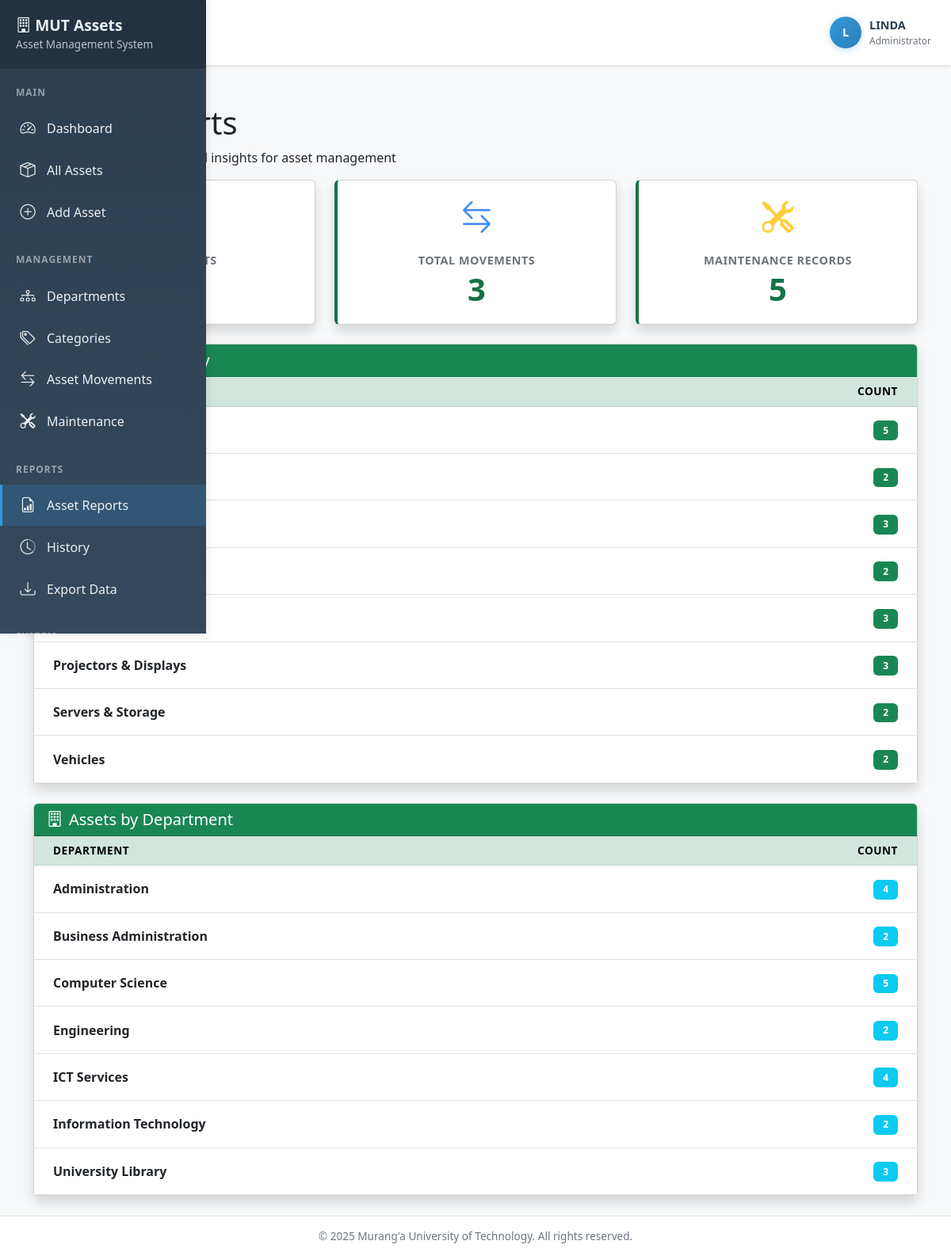
The app's page /reports/ (signed in) with its own data.
### assets/models.py (models this page shows, shortened)
class AssetCategory(models.Model):
    name = models.CharField(max_length=100)
    description = models.TextField(blank=True)
    class Meta:
        verbose_name_plural = "Asset Categories"

class Department(models.Model):
    name = models.CharField(max_length=100)
    location = models.CharField(max_length=100, blank=True)
    head_of_department = models.CharField(max_length=100, blank=True, null=True)
    class Meta:
        ordering = ['name']

### assets/views.py (the view)
# urls.py: path('reports/', views.reports, name='reports'),
@login_required
def reports(request):
    total_assets = Asset.objects.count()
    maintenance_count = MaintenanceRecord.objects.count()
    movement_count = AssetMovement.objects.count()
    assets_by_category = (
        Asset.objects.values('category__name')
        .annotate(count=Count('id'))
        .order_by('category__name')
    )
    assets_by_department = (
        Asset.objects.values('department__name')
        .annotate(count=Count('id'))
        .order_by('department__name')
    )
    context = {
        'total_assets': total_assets,
        'maintenance_count': maintenance_count,
        'movement_count': movement_count,
        'assets_by_category': assets_by_category,
        'assets_by_department': assets_by_department,
    }
    return render(request, 'assets/reports.html', context)

### templates/assets/reports.html (shortened to what this page needs)
{% extends 'base.html' %}
{% load static %}
{% block content %}
<div class="container mt-4">
  <div class="page-header">
    <h1 class="page-title">Asset Reports</h1>
    <p class="page-subtitle">Comprehensive analytics and insights for asset management</p>
  </div>
  <div class="row mb-4">
    <div class="col-md-4">
      <div class="card text-center shadow stat-card">
        <div class="card-body">
          <div class="card-icon text-success">
            <i class="bi bi-pc-display"></i>
          </div>
          <h5 class="stat-label">Total Assets</h5>
          <div class="stat-number">{{ total_assets }}</div>
        </div>
      </div>
    </div>
    <div class="col-md-4">
      <div class="card text-center shadow stat-card">
        <div class="card-body">
          <div class="card-icon text-primary">
            <i class="bi bi-arrow-left-right"></i>
          </div>
          <h5 class="stat-label">Total Movements</h5>
          <div class="stat-number">{{ movement_count }}</div>
        </div>
      </div>
    </div>
    <div class="col-md-4">
      <div class="card text-center shadow stat-card">
        <div class="card-body">
          <div class="card-icon text-warning">
            <i class="bi bi-tools"></i>
          </div>
          <h5 class="stat-label">Maintenance Records</h5>
          <div class="stat-number">{{ maintenance_count }}</div>
        </div>
      </div>
    </div>
  </div>
  <div class="card shadow mb-4">
    <div class="card-header bg-success text-white">
      <h5 class="card-title mb-0">
        <i class="bi bi-grid me-2"></i>Assets by Category
      </h5>
    </div>
    <div class="card-body p-0">
      <div class="table-responsive">
        <table class="table table-hover mb-0">
          <thead class="table-success">
            <tr>
              <th class="ps-4">Category</th>
              <th class="text-end pe-4">Count</th>
            </tr>
          </thead>
          <tbody>
            {% for cat in assets_by_category %}
            <tr>
              <td class="ps-4 fw-semibold">{{ cat.category__name|default:"Uncategorized" }}</td>
              <td class="text-end pe-4">
                <span class="badge bg-success">{{ cat.count }}</span>
              </td>
            </tr>
            {% endfor %}
          </tbody>
        </table>
      </div>
    </div>
  </div>
  <div class="card shadow">
    <div class="card-header bg-success text-white">
      <h5 class="card-title mb-0">
        <i class="bi bi-building me-2"></i>Assets by Department
      </h5>
    </div>
    <div class="card-body p-0">
      <div class="table-responsive">
        <table class="table table-hover mb-0">
          <thead class="table-success">
            <tr>
              <th class="ps-4">Department</th>
              <th class="text-end pe-4">Count</th>
            </tr>
          </thead>
          <tbody>
            {% for dept in assets_by_department %}
            <tr>
              <td class="ps-4 fw-semibold">{{ dept.department__name|default:"Unassigned" }}</td>
              <td class="text-end pe-4">
                <span class="badge bg-info">{{ dept.count }}</span>
              </td>
            </tr>
            {% endfor %}
          </tbody>
        </table>
      </div>
    </div>
  </div>
</div>
{% endblock %}

### templates/base.html (shortened to what this page needs)
{% load static %}
<!DOCTYPE html>
<html lang="en">
<head>
    <link href="https://cdn.jsdelivr.net/npm/bootstrap@5.3.0/dist/css/bootstrap.min.css" rel="stylesheet">
    <link rel="stylesheet" href="https://cdn.jsdelivr.net/npm/bootstrap-icons@1.11.0/font/bootstrap-icons.css">
</head>
<body>
    <div class="sidebar" id="sidebar">
        <div class="sidebar-header">
            <h3><i class="bi bi-building"></i> MUT Assets</h3>
            <small>Asset Management System</small>
        </div>
        <div class="sidebar-menu">
            <div class="menu-section">
                <div class="menu-section-title">Main</div>
                <a href="{% url 'dashboard' %}" class="{% if request.resolver_match.url_name == 'dashboard' %}active{% endif %}">
                    <i class="bi bi-speedometer2"></i>
                    <span>Dashboard</span>
                </a>
                <a href="#" class="{% if request.resolver_match.url_name == 'asset_list' %}active{% endif %}">
                    <i class="bi bi-box-seam"></i>
                    <span>All Assets</span>
                </a>
                <a href="#" class="{% if request.resolver_match.url_name == 'asset_create' %}active{% endif %}">
                    <i class="bi bi-plus-circle"></i>
                    <span>Add Asset</span>
                </a>
            </div>
            <div class="menu-section">
                <div class="menu-section-title">Management</div>
                <a href="#" class="{% if request.resolver_match.url_name == 'department_list' %}active{% endif %}">
                    <i class="bi bi-diagram-3"></i>
                    <span>Departments</span>
                </a>
                <a href="#" class="{% if request.resolver_match.url_name == 'category_list' %}active{% endif %}">
                    <i class="bi bi-tags"></i>
                    <span>Categories</span>
                </a>
                <a href="#" class="{% if request.resolver_match.url_name == 'movement_list' %}active{% endif %}">
                    <i class="bi bi-arrow-left-right"></i>
                    <span>Asset Movements</span>
                </a>
                <a href="#" class="{% if request.resolver_match.url_name == 'maintenance_list' %}active{% endif %}">
                    <i class="bi bi-tools"></i>
                    <span>Maintenance</span>
                </a>
            </div>
            <div class="menu-section">
                <div class="menu-section-title">Reports</div>
                <a href="#" class="{% if request.resolver_match.url_name == 'reports' %}active{% endif %}">
                    <i class="bi bi-file-earmark-bar-graph"></i>
                    <span>Asset Reports</span>
                </a>
                <a href="#" class="{% if request.resolver_match.url_name == 'history' %}active{% endif %}">
                    <i class="bi bi-clock-history"></i>
                    <span>History</span>
                </a>
                <a href="#" class="{% if request.resolver_match.url_name == 'export' %}active{% endif %}">
                    <i class="bi bi-download"></i>
                    <span>Export Data</span>
                </a>
            </div>
            <div class="menu-section">
                <div class="menu-section-title">System</div>
            </div>
        </div>
    </div>
    <div class="main-content" id="mainContent">
        <div class="top-navbar">
            <div class="navbar-left">
                <button class="menu-toggle" id="menuToggle" aria-label="Toggle Navigation Menu">
                    <i class="bi bi-list"></i>
                </button>
                <span class="navbar-title">{% block page_title %}Dashboard{% endblock %}</span>
            </div>
            <div class="navbar-right">
                <div class="user-info">
                    <div class="user-avatar" title="{{ user.get_full_name|default:user.username }}">
                        {% if user.first_name and user.last_name %}
                            {{ user.first_name|first|upper }}{{ user.last_name|first|upper }}
                        {% else %}
                            {{ user.username|first|upper }}
                        {% endif %}
                    </div>
                    <div class="user-details">
                        <span class="user-name">{{ user.get_full_name|default:user.username }}</span>
                        <span class="user-role">
                            {% if user.is_superuser %}
                                Administrator
                            {% else %}
                                Staff Member
                            {% endif %}
                        </span>
                    </div>
                </div>
            </div>
        </div>
        <div class="content-area">
            {% block content %}{% endblock %}
        </div>
        <div class="footer">
            &copy; 2025 Murang'a University of Technology. All rights reserved.
        </div>
    </div>
</body>
</html>

### templates/base.html (style rules this page uses)
:root { --sidebar-width: 260px; --primary-color: #2c3e50; --secondary-color: #34495e; --accent-color: #3498db; --hover-color: #2980b9; --text-light: #ecf0f1; --border-color: #e0e0e0; --success-color: #27ae60; --warning-color: #f39c12; --danger-color: #e74c3c; }
* { margin: 0; padding: 0; box-sizing: border-box; }
body { font-family: 'Segoe UI', Tahoma, Geneva, Verdana, sans-serif; background-color: #f8f9fa; overflow-x: hidden; }
.sidebar { position: fixed; top: 0; left: -var(--sidebar-width); width: var(--sidebar-width); height: 100vh; background: linear-gradient(180deg, var(--primary-color) 0%, var(--secondary-color) 100%); transition: left 0.3s ease-in-out; z-index: 1000; box-shadow: 2px 0 10px rgba(0,0,0,0.1); overflow-y: auto; }
.sidebar-header { padding: 20px; background: rgba(0,0,0,0.2); border-bottom: 1px solid rgba(255,255,255,0.1); }
.sidebar-header h3 { color: var(--text-light); font-size: 1.2rem; margin: 0; font-weight: 600; }
.sidebar-header small { color: rgba(255,255,255,0.7); font-size: 0.85rem; }
.sidebar-menu { padding: 20px 0; }
.menu-section { margin-bottom: 25px; }
.menu-section-title { color: rgba(255,255,255,0.5); font-size: 0.75rem; text-transform: uppercase; letter-spacing: 1px; padding: 0 20px; margin-bottom: 10px; font-weight: 600; }
.sidebar-menu a { display: flex; align-items: center; padding: 12px 20px; color: var(--text-light); text-decoration: none; transition: all 0.3s ease; border-left: 3px solid transparent; }
.sidebar-menu a.active { background: rgba(52, 152, 219, 0.2); border-left-color: var(--accent-color); }
.sidebar-menu a i { font-size: 1.2rem; margin-right: 12px; width: 24px; text-align: center; }
.main-content { margin-left: 0; transition: margin-left 0.3s ease-in-out; min-height: 100vh; display: flex; flex-direction: column; }
.top-navbar { background: white; box-shadow: 0 2px 4px rgba(0,0,0,0.1); padding: 15px 25px; display: flex; justify-content: space-between; align-items: center; position: sticky; top: 0; z-index: 999; }
.navbar-left { display: flex; align-items: center; gap: 15px; }
.menu-toggle { background: none; border: none; font-size: 1.5rem; color: var(--primary-color); cursor: pointer; padding: 8px 12px; border-radius: 8px; transition: all 0.3s; display: flex; align-items: center; justify-content: center; }
.navbar-title { font-size: 1.3rem; font-weight: 600; color: var(--primary-color); }
.navbar-right { display: flex; align-items: center; gap: 20px; }
.user-info { display: flex; align-items: center; gap: 10px; }
.user-avatar { width: 40px; height: 40px; border-radius: 50%; background: linear-gradient(135deg, var(--accent-color), var(--hover-color)); display: flex; align-items: center; justify-content: center; color: white; font-weight: 600; font-size: 0.9rem; box-shadow: 0 2px 8px rgba(52, 152, 219, 0.3); }
.user-details { display: flex; flex-direction: column; }
.user-name { font-weight: 600; color: var(--primary-color); font-size: 0.9rem; }
.user-role { font-size: 0.75rem; color: #6c757d; }
.content-area { padding: 25px; flex: 1; }
.footer { background: white; padding: 15px 25px; text-align: center; color: #6c757d; font-size: 0.85rem; border-top: 1px solid var(--border-color); margin-top: auto; }
a, button, .menu-toggle { -webkit-tap-highlight-color: transparent; }

### templates/assets/reports.html (style rules this page uses)
.table th { font-weight: 600; text-transform: uppercase; font-size: 0.85rem; letter-spacing: 0.5px; }
.table td { vertical-align: middle; padding: 1rem 0.75rem; }
.badge { font-size: 0.75rem; padding: 0.4rem 0.75rem; }
.stat-card { border-left: 4px solid #157347; }
.stat-number { font-size: 2.5rem; font-weight: 700; color: #157347; line-height: 1; margin-bottom: 0.5rem; }
.stat-label { color: #6c757d; font-weight: 600; font-size: 0.9rem; text-transform: uppercase; letter-spacing: 0.5px; }
.card-icon { font-size: 2.5rem; margin-bottom: 1rem; opacity: 0.8; }

### records on screen
AssetCategory: category__name "Computers & Laptops", count "5"
AssetCategory: category__name "Laboratory Equipment", count "2"
AssetCategory: category__name "Projectors & Displays", count "3"
AssetCategory: category__name "Servers & Storage", count "2"
AssetCategory: category__name "Vehicles", count "2"
Department: department__name "Administration", count "4"
Department: department__name "Business Administration", count "2"
Department: department__name "Computer Science", count "5"
Department: department__name "Engineering", count "2"
Department: department__name "ICT Services", count "4"
Department: department__name "Information Technology", count "2"
Department: department__name "University Library", count "3"

### other values on screen
{{ user.username|first|upper }} "L"
{{ user.get_full_name|default:user.username }} "LINDA"
{{ movement_count }} "3"
{{ maintenance_count }} "5"
{{ cat.count }} "3" "2" "3"
